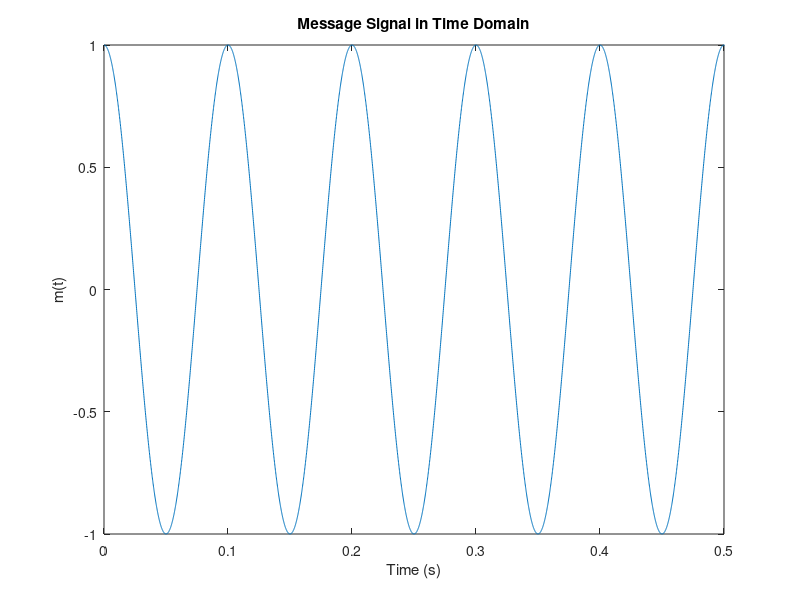
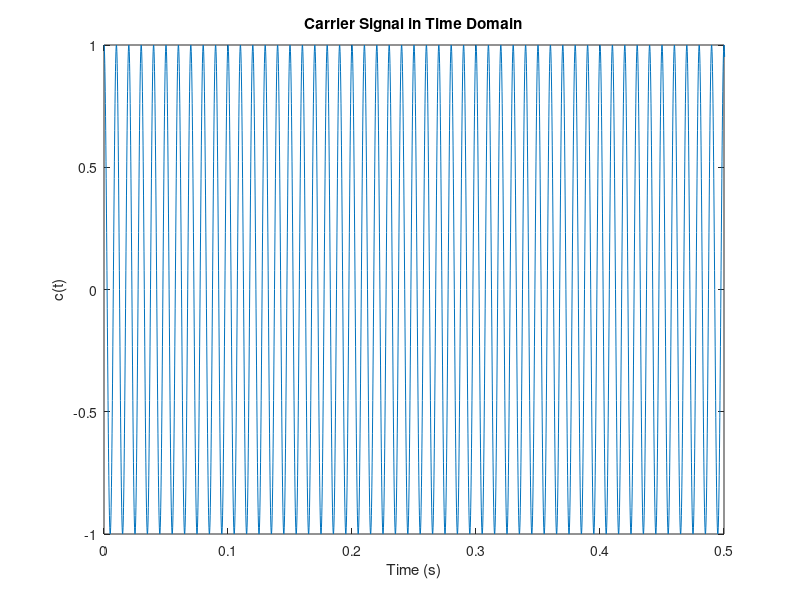
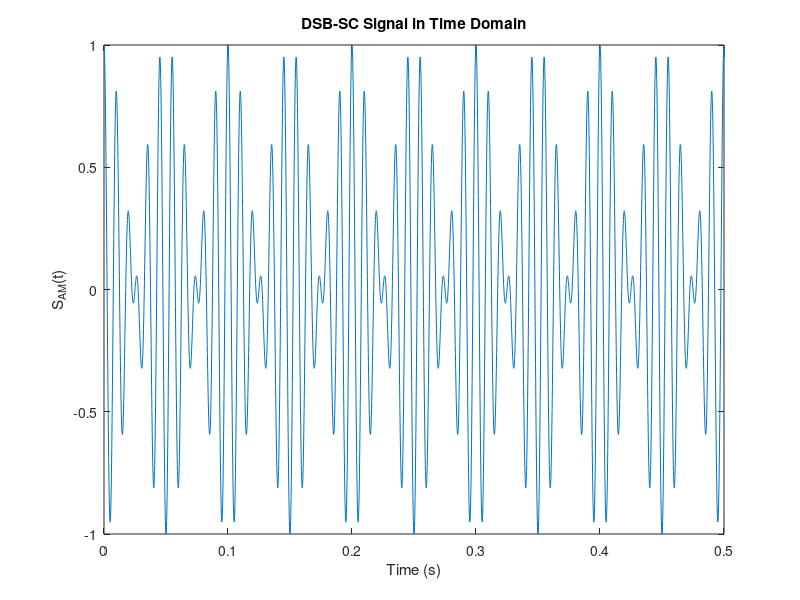
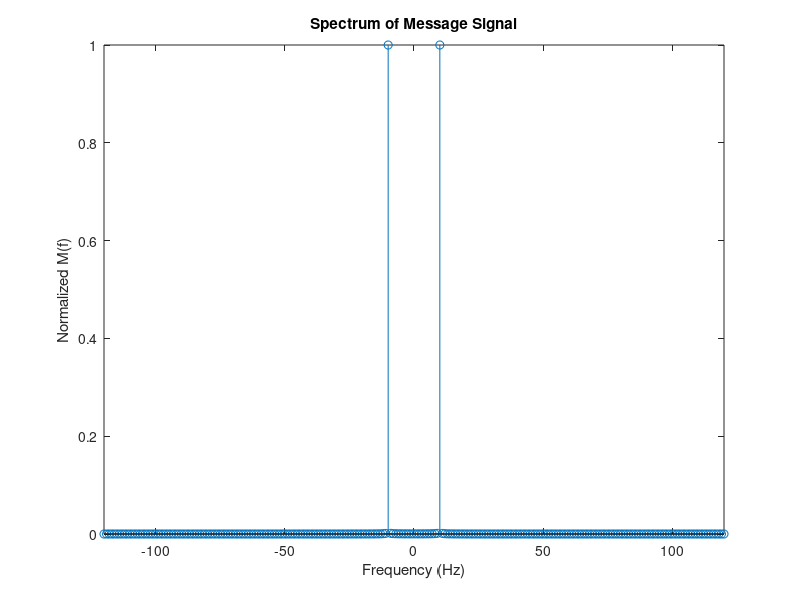

These figures' MATLAB source, in order:
clear all; close all; clc;
fs = 8000; % Sampling Frequency
fc = 100; % Carrier Frequency
Ac = 1; % Carrier Amplitude
fm = 10; % Message Frequency
Am = 1; % Message Amplitude
%% Time Domain Analysis
t = 0:1/fs:1; % Time Grid
M = Am*cos(2*pi*fm*t); % Message Signal
C = Ac*cos(2*pi*fc*t); % Carrier Signal
S_AM = M.*C; % DSB-SC Signal
figure(1);
plot(t, M);
xlabel('Time (s)')
ylabel('m(t)')
xlim([0, 5/fm]);
title('Message Signal in Time Domain');
figure(2);
plot(t, C);
xlabel('Time (s)')
ylabel('c(t)')
xlim([0, 5/fm]);
title('Carrier Signal in Time Domain');
figure(3);
plot(t, S_AM);
xlabel('Time (s)')
ylabel('S_{AM}(t)')
xlim([0, 5/fm]);
title('DSB-SC Signal in Time Domain');


%% Frequency Domain Analysis
% We will use here a special function called 'fft' means Fast Fourier
% Transform. For more help, type 'doc fft' in the command window.
% Also know about the function 'fftshift' in the same manner.

M_f = fftshift(abs(fft(M)));
f = linspace(-fs/2, fs/2, length(M_f));
figure(4)
stem(f, M_f/max(M_f));
xlabel('Frequency (Hz)');
ylabel('Normalized M(f)');
xlim([-120, 120])
title('Spectrum of Message Signal');
C_f = fftshift(abs(fft(C)));
figure(5)
stem(f, C_f/max(C_f));
xlabel('Frequency (Hz)');
ylabel('Normalized C(f)');
xlim([-120, 120])
title('Spectrum of Carrier Signal');
S_AM_f = fftshift(abs(fft(S_AM)));
figure(6)
stem(f, S_AM_f/max(S_AM_f));
xlabel('Frequency (Hz)');
ylabel('Normalized S_{AM}(f)');
xlim([-120, 120])
title('Spectrum of DSB-SC Signal');